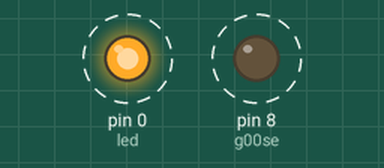
Bench run of a sketch on a simulated Arduino Uno, built with avr-gcc and run on an emulated ATmega328P. On the bench: output pins drawn as LEDs (lit = HIGH). Dashed ring = blinking.

Above: at 0.5 s.
Timing chart, 0 to 4.6 s (numbered marks = the images above):
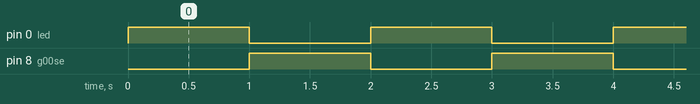

Measured:
- by itself, pin 0 (led), pin 8 (g00se): alternates HIGH for 1.0 s and LOW for 1.0 s

The sketch:

Davids_Atkinsons_Blinking_L.E.D.ino
```cpp
int led = 0;
int g00se = 8;
void setup() {
  // put your setup code here, to run once:
  pinMode(led, OUTPUT);
  pinMode(g00se, OUTPUT);
}

void loop() {
  // put your main code here, to run repeatedly:
  digitalWrite(led, HIGH);
  digitalWrite(g00se, LOW);
  delay(1000);

  digitalWrite(led, LOW);
  digitalWrite(g00se, HIGH);
  delay(1000);

}
```
